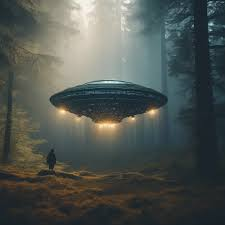
#> input picture LO4/Enhance Image/Brightness and Contrast Image/download.jpeg, 225 x 225 px
$ python 'Brightness and Contrast.py'
#> lines starting #> are read from the running program, lines starting #| are printed output that depends on the picture
import cv2
image = cv2.imread('download.jpeg')
#> image is the input picture: shape (225, 225, 3); mean B, G, R 80.6, 85.1, 79.1
alpha = 4
beta = 10
cv2.imshow('Original', image)
newImage = cv2.convertScaleAbs(image, alpha=alpha , beta=beta)
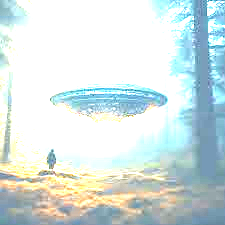
#> newImage: shape (225, 225, 3); mean B, G, R 226.5, 227, 212
cv2.imshow('Blending', newImage)
cv2.waitKey(0)
